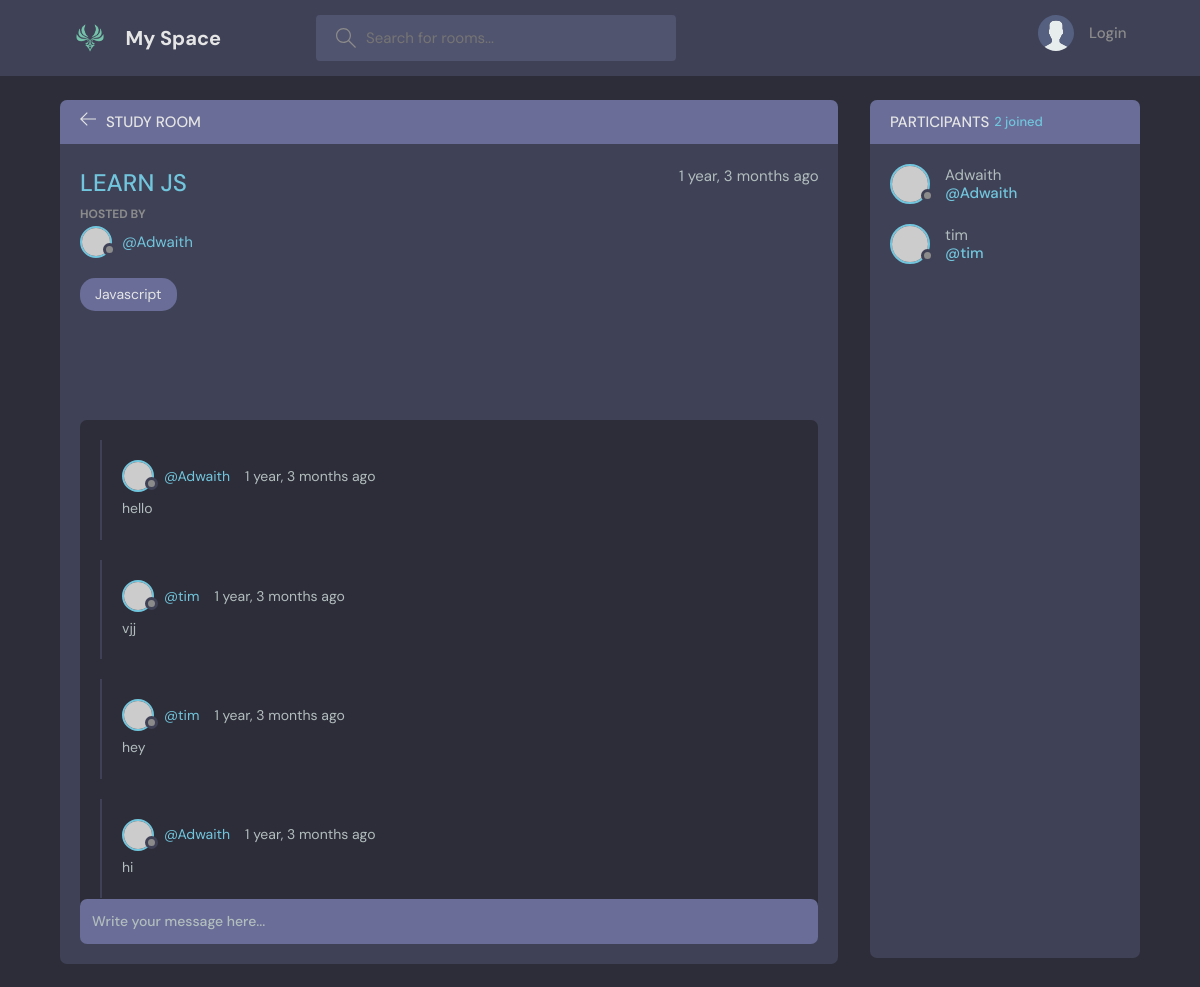
The page /room/1/ on the database its author committed.
### basic/models.py (models this page shows, shortened)
class Room(models.Model):
    host = models.ForeignKey(User, on_delete=models.SET_NULL, null=True)
    topic = models.ForeignKey(Topic, on_delete=models.SET_NULL, null=True)
    name = models.CharField(max_length=200)
    description = models.TextField(null=True, blank=True)
    participants = models.ManyToManyField(
        User, related_name='participant', blank=True)
    updated = models.DateTimeField(auto_now=True)
    created = models.DateTimeField(auto_now_add=True)
    class Meta:
        ordering = ['-updated', '-created']

class Topic(models.Model):
    name = models.CharField(max_length=200)
    def __str__(self):
        return self.name

class Message(models.Model):
    user = models.ForeignKey(User, on_delete=models.CASCADE)
    room = models.ForeignKey(Room, on_delete=models.CASCADE)
    body = models.TextField()
    updated = models.DateTimeField(auto_now=True)
    created = models.DateTimeField(auto_now_add=True)
    class Meta:
        ordering = ['-updated', '-created']

### basic/views.py (the view, shortened to what this page needs)
# urls.py: path('room/<str:pk>/', views.getRoom),
def room(request, pk):
    room = Room.objects.get(id=pk)
    room_messages = room.message_set.all().order_by('-created')
    participants = room.participants.all()
    context = {'room': room, 'room_messages': room_messages,
               'participants': participants}
    return render(request, 'basic/ROOM.html', context)

### basic/templates/basic/ROOM.html (shortened to what this page needs)
{% extends 'Main.html' %} {% block content %}
<main class="profile-page layout layout--2">
  <div class="container">
    <div class="room">
      <div class="room__top">
        <div class="room__topLeft">
          <a href="{% url 'home' %}">
            <svg
              version="1.1"
              xmlns="http://www.w3.org/2000/svg"
              width="32"
              height="32"
              viewBox="0 0 32 32"
            >
              <title>arrow-left</title>
              <path
                d="M13.723 2.286l-13.723 13.714 13.719 13.714 1.616-1.611-10.96-10.96h27.625v-2.286h-27.625l10.965-10.965-1.616-1.607z"
              ></path>
            </svg>
          </a>
          <h3>Study Room</h3>
        </div>
      </div>
      <div class="room__box scroll">
        <div class="room__header scroll">
          <div class="room__info">
            <h3>{{room.name}}</h3>
            <span>{{room.created|timesince}} ago</span>
          </div>
          <div class="room__hosted">
            <p>Hosted By</p>
            <a href="{% url 'user-profile' user.id %}" class="room__author">
              <div class="avatar avatar--small">
                <img src="https://randomuser.me/api/portraits/men/37.jpg" />
              </div>
              <span>@{{room.host.username}}</span>
            </a>
          </div>
          <span class="room__topics">{{room.topic}}</span>
        </div>
        <div class="room__conversation">
          <div class="threads scroll">
            {% for message in room_messages %}
            <div class="thread">
              <div class="thread__top">
                <div class="thread__author">
                  <a
                    href="{% url 'user-profile' message.user.id %}"
                    class="thread__authorInfo"
                  >
                    <div class="avatar avatar--small">
                      <img
                        src="https://randomuser.me/api/portraits/men/37.jpg"
                      />
                    </div>
                    <span>@{{message.user.username}}</span>
                  </a>
                  <span class="thread__date"
                    >{{message.created|timesince}} ago</span
                  >
                </div>
              </div>
              <div class="thread__details">{{message.body}}</div>
            </div>
            {% endfor %}
          </div>
        </div>
      </div>
      <div class="room__message">
        <form method="post" action="">
          <input
            type="text"
            name="body"
            placeholder="Write your message here..."
          />
        </form>
      </div>
    </div>
    <div class="participants">
      <h3 class="participants__top">
        Participants <span>{{participants.count}} joined</span>
      </h3>
      <div class="participants__list scroll">
        {% for user in participants %}
        <a href="{% url 'user-profile' user.id %}" class="participant">
          <div class="avatar avatar--medium">
            <img src="https://randomuser.me/api/portraits/men/37.jpg" />
          </div>
          <p>
            {{user.username}}
            <span>@{{user.username}}</span>
          </p>
        </a>
        {% endfor %}
      </div>
    </div>
  </div>
</main>
{% endblock %}

### rows shown on the page
Room: name "LEARN JS", created "1 year, 3 months", host.username "Adwaith", topic "Javascript"
Message: user.username "Adwaith", created "1 year, 3 months", body "hello"
Message: user.username "tim", created "1 year, 3 months", body "vjj"
Message: user.username "tim", created "1 year, 3 months", body "hey"
Message: user.username "Adwaith", created "1 year, 3 months", body "hi"

### other values the page prints
{{ participants.count }} "2"
{{ user.username }} "Adwaith"
{{ user.username }} "tim"
